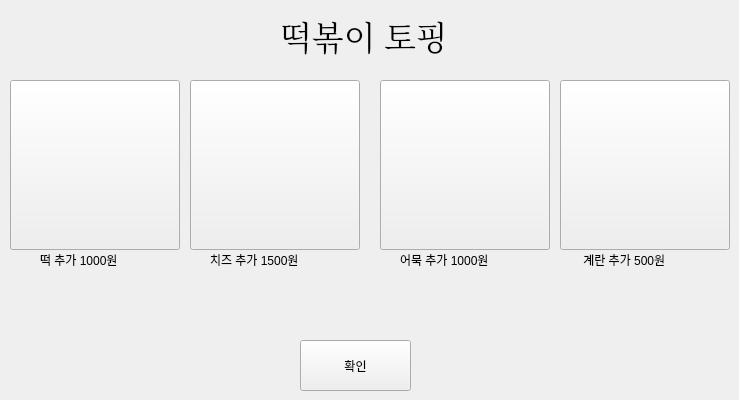
     <widget class="QWidget" name="page_19">
      <widget class="QPushButton" name="tp1">
       <property name="geometry">
        <rect>
         <x>10</x>
         <y>80</y>
         <width>170</width>
         <height>170</height>
        </rect>
       </property>
       <property name="styleSheet">
        <string notr="true">border-image : url(image/ㅊㅈ.png);</string>
       </property>
       <property name="text">
        <string/>
       </property>
      </widget>
      <widget class="QPushButton" name="tp2">
       <property name="geometry">
        <rect>
         <x>190</x>
         <y>80</y>
         <width>170</width>
         <height>170</height>
        </rect>
       </property>
       <property name="styleSheet">
        <string notr="true">border-image : url(image/ㄷ.png);</string>
       </property>
       <property name="text">
        <string/>
       </property>
      </widget>
      <widget class="QPushButton" name="tp3">
       <property name="geometry">
        <rect>
         <x>380</x>
         <y>80</y>
         <width>170</width>
         <height>170</height>
        </rect>
       </property>
       <property name="styleSheet">
        <string notr="true">border-image : url(image/ㅇㅁ.png);</string>
       </property>
       <property name="text">
        <string/>
       </property>
      </widget>
      <widget class="QPushButton" name="tp4">
       <property name="geometry">
        <rect>
         <x>560</x>
         <y>80</y>
         <width>170</width>
         <height>170</height>
        </rect>
       </property>
       <property name="styleSheet">
        <string notr="true">border-image : url(image/ㄱㄹ.png);</string>
       </property>
       <property name="text">
        <string/>
       </property>
      </widget>
      <widget class="QPushButton" name="tpyes">
       <property name="geometry">
        <rect>
         <x>300</x>
         <y>340</y>
         <width>111</width>
         <height>51</height>
        </rect>
       </property>
       <property name="text">
        <string>확인</string>
       </property>
      </widget>
      <widget class="QLabel" name="label_62">
       <property name="geometry">
        <rect>
         <x>400</x>
         <y>250</y>
         <width>121</width>
         <height>19</height>
        </rect>
       </property>
       <property name="text">
        <string>어묵 추가 1000원</string>
       </property>
      </widget>
      <widget class="QLabel" name="label_63">
       <property name="geometry">
        <rect>
         <x>210</x>
         <y>250</y>
         <width>121</width>
         <height>19</height>
        </rect>
       </property>
       <property name="text">
        <string>치즈 추가 1500원</string>
       </property>
      </widget>
      <widget class="QLabel" name="label_64">
       <property name="geometry">
        <rect>
         <x>40</x>
         <y>250</y>
         <width>121</width>
         <height>19</height>
        </rect>
       </property>
       <property name="text">
        <string>떡 추가 1000원</string>
       </property>
      </widget>
      <widget class="QLabel" name="label_65">
       <property name="geometry">
        <rect>
         <x>280</x>
         <y>10</y>
         <width>181</width>
         <height>51</height>
        </rect>
       </property>
       <property name="font">
        <font>
         <family>Serif</family>
         <pointsize>25</pointsize>
        </font>
       </property>
       <property name="text">
        <string>떡볶이 토핑</string>
       </property>
      </widget>
      <widget class="QLabel" name="label_66">
       <property name="geometry">
        <rect>
         <x>580</x>
         <y>250</y>
         <width>121</width>
         <height>19</height>
        </rect>
       </property>
       <property name="text">
        <string> 계란 추가 500원</string>
       </property>
      </widget>
     </widget>
